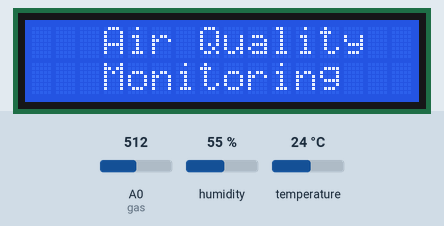
Recording of a sketch running on a simulated ESP8266 (NodeMCU). Shown: 16×2 character LCD. The test bench sets the inputs (shaded band); at power-on: A0 (gas) = 512, humidity 55 %, temperature 24 °C. WiFi joins after 1.5 s; servers stay silent unless stated; what the sketch prints to the serial monitor is not drawn.

Above: at 1.9 s.

Measured:
- what the display in image 0 shows lasts 2.0 s, from 1.9 s to 3.9 s

The sketch:

AER_MARK_I.ino
```cpp
#define BLYNK_TEMPLATE_ID "TMPL3oC5aV9ps"
#define BLYNK_TEMPLATE_NAME "AER"
#define BLYNK_AUTH_TOKEN "-pNSiO5XEHASPf7yT7fj9E-YBj0ablDy"
#define BLYNK_PRINT Serial
#include <ESP8266WiFi.h>
#include <DHT.h>
#include <Wire.h>
#include <LiquidCrystal_I2C.h>
#include <BlynkSimpleEsp8266.h>

char auth[] = BLYNK_AUTH_TOKEN;
char ssid[] = "Gokul";  // Replace with your WiFi name
char pass[] = "08112004";  // Replace with your WiFi password

LiquidCrystal_I2C lcd(0x27, 16, 2);

BlynkTimer timer;

int gas = A0;
int sensorThreshold = 100;

#define DHTPIN 2 // Connect Out pin to D2 on NODE MCU
#define DHTTYPE DHT11
DHT dht(DHTPIN, DHTTYPE);

void sendSensor() {
  float h = dht.readHumidity();
  float t = dht.readTemperature(); // or dht.readTemperature(true) for Fahrenheit

  if (isnan(h) || isnan(t)) {
    Serial.println("Failed to read from DHT sensor!");
    return;
  }
  int analogSensor = analogRead(gas);
  Blynk.virtualWrite(V2, analogSensor);
  Serial.print("Gas Value: ");
  Serial.println(analogSensor);
  Blynk.virtualWrite(V0, t);
  Blynk.virtualWrite(V1, h);
  Serial.print("Temperature: ");
  Serial.print(t);
  Serial.print("    Humidity: ");
  Serial.println(h);
}

void setup() {
  Serial.begin(115200);
  Blynk.begin(auth, ssid, pass);
  dht.begin();
  timer.setInterval(30000L, sendSensor);

  lcd.begin();
  lcd.backlight();
  lcd.clear();
  lcd.setCursor(3, 0);
  lcd.print("Air Quality");
  lcd.setCursor(3, 1);
  lcd.print("Monitoring");
  delay(2000);
  lcd.clear();
}

void loop() {
  Blynk.run();
  timer.run();
}

// Additional code if needed
```
